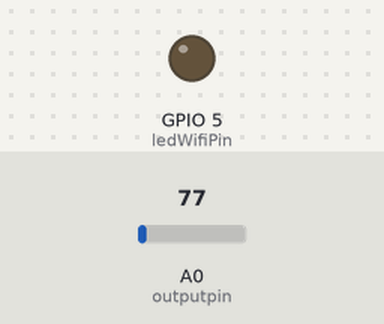
A sketch run on a simulated ESP8266 (NodeMCU). Shown: output pins drawn as LEDs (lit = HIGH). Inputs (shaded band) come from the test bench; at power-on: A0 (outputpin) = 77. WiFi joins after 1.5 s; servers stay silent unless stated; network time is answered at once with the bench clock; the local clock reads 2024-03-15 10:24:30 at power-on unless the sketch sets it; no MQTT or app messages arrive unless stated; what the sketch prints to the serial monitor is not drawn.

Above: at 0.1 s.
At 1.6 s:
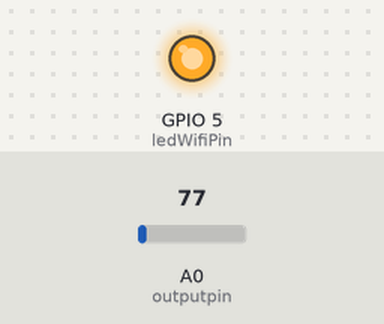
Timing chart, 0 to 3.1 s (numbered marks = the images above):
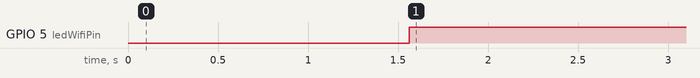

The sketch:

nodemcuTemperature.ino
```cpp
/*
	Codigo desenvolvido como parte do projeto Smart Home
	Github: https://github.com/Smart-Home-SD
	NodeMCU le temperatura de um LM35 e envia os dados para broker MQTT
*/

#include <ESP8266WiFi.h>
#include <PubSubClient.h>
#include <ArduinoJson.h>
#include <NTPClient.h>
#include <WifiUdp.h>

#define wifi_ssid "WIFI_SSID"
#define wifi_password "PASSWORD"
#define mqtt_server "localhost"  // MQTT Cloud address

#define NTP_OFFSET   60 * 60      // In seconds
#define NTP_INTERVAL 60 * 1000    // In miliseconds
#define NTP_ADDRESS  "a.st1.ntp.br"

const int ledWifiPin = 5; //D1

WiFiClient espClient;
PubSubClient client(espClient);

WiFiUDP ntpUDP;
NTPClient timeClient(ntpUDP, NTP_ADDRESS, NTP_OFFSET, NTP_INTERVAL);

int outputpin= A0;

void setup() {
    pinMode(ledWifiPin, OUTPUT);

    Serial.begin(115200);

    digitalWrite(ledWifiPin, LOW);

    setup_wifi();
    timeClient.begin();
    client.setServer(mqtt_server, 1883);
}

void setup_wifi() {
    delay(10);
    WiFi.begin(wifi_ssid, wifi_password);
    while (WiFi.status() != WL_CONNECTED) {
        delay(500);
        Serial.print(".");
    }
}

void reconnect() {
    // Loop until we're reconnected
    while (!client.connected()) {
        Serial.print("Attempting MQTT connection...");
        if (client.connect("nodeMcuTemperature")) {
            Serial.println("connected");
            digitalWrite(ledWifiPin, HIGH);
        } else {
            Serial.print("failed, rc=");
            Serial.print(client.state());
            Serial.println(" try again in 5 seconds");
            digitalWrite(ledWifiPin, LOW);
            delay(5000);
        }
    }
}

bool checkBound(float newValue, float prevValue, float maxDiff) {
    return newValue < prevValue - maxDiff || newValue > prevValue + maxDiff;
}

float temp = 0.0;
float diff = 0.01;

void loop() {
    if (!client.connected()) {
        reconnect();
    }

    timeClient.update();
    client.loop();

    int analogValue = analogRead(outputpin);
    float millivolts = (analogValue/1024.0) * 3300; //3300 is the voltage provided by NodeMCU
    float newTemp = millivolts/10;

    if (checkBound(newTemp, temp, diff)) {
            temp = newTemp;

            StaticJsonBuffer<300> JSONbuffer;
            JsonObject& JSONencoder = JSONbuffer.createObject();
            JSONencoder["id"] = 1;
            JSONencoder["temperature"] = temp;
            JSONencoder["timestamp"] = timeClient.getEpochTime();

            char JSONmessageBuffer[100];
            JSONencoder.printTo(JSONmessageBuffer, sizeof(JSONmessageBuffer));

            Serial.print("New temperature:");
            Serial.println(JSONmessageBuffer);

            if (client.publish("smarthome/temperature", JSONmessageBuffer) == true) {
              Serial.println("Success sending message");
            } else {
                Serial.println("Error sending message");
            }
    }
    delay(5000);
}
```

Measured:
- by itself, GPIO 5 (ledWifiPin): LOW → HIGH at 1.6 s
